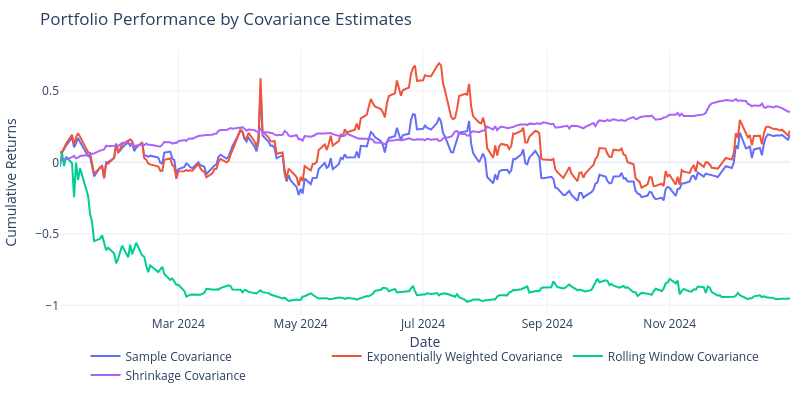

The cell this chart's notebook holds for it:
### Markdown cell above
*Plot*

### Code cell
fig = go.Figure()


fig.add_trace(
    go.Scatter(
        x = stocks_returns[-252:].index,
        y = performance_sample,
        name = 'Sample Covariance'
    )
)


fig.add_trace(
    go.Scatter(
        x = stocks_returns[-252:].index,
        y = performance_ewc,
        name = 'Exponentially Weighted Covariance'
    )
)

fig.add_trace(
    go.Scatter(
        x = stocks_returns[-252:].index,
        y = performance_rolling,
        name = 'Rolling Window Covariance'
    )
)

fig.add_trace(
    go.Scatter(
        x = stocks_returns[-252:].index,
        y = performance_shrinkage,
        name = 'Shrinkage Covariance'
    )
)

fig.update_layout(
                  showlegend=True,
                  margin=dict(l=10, r=10, t=50, b=10),
                  legend=dict(orientation="h",yanchor="top",y=-0.1,xanchor="center",x=0.5),
                  width = 800,height = 400,
                  xaxis_title = 'Date',
                  yaxis_title = 'Cumulative Returns',
                  xaxis=dict(title_standoff=3),
                  title = 'Portfolio Performance by Covariance Estimates',
                  template = 'plotly_white'
                )

fig.show()

### Figure 1 — Plotly figure (JSON) as saved in the notebook; plotly's stock layout.template omitted (floating-point values rounded to 4 significant figures; data arrays with more than 128 entries replaced by an {"elided": "..."} marker saying what was removed)
{"data": [{"name": "Sample Covariance", "type": "scatter", "x": {"elided": "252 str values"}, "y": {"elided": "252 float values"}}, {"name": "Exponentially Weighted Covariance", "type": "scatter", "x": {"elided": "252 str values"}, "y": {"elided": "252 float values"}}, {"name": "Rolling Window Covariance", "type": "scatter", "x": {"elided": "252 str values"}, "y": {"elided": "252 float values"}}, {"name": "Shrinkage Covariance", "type": "scatter", "x": {"elided": "252 str values"}, "y": {"elided": "252 float values"}}], "layout": {"height": 400, "legend": {"orientation": "h", "x": 0.5, "xanchor": "center", "y": -0.1, "yanchor": "top"}, "margin": {"b": 10, "l": 10, "r": 10, "t": 50}, "showlegend": true, "title": {"text": "Portfolio Performance by Covariance Estimates"}, "width": 800, "xaxis": {"title": {"standoff": 3, "text": "Date"}}, "yaxis": {"title": {"text": "Cumulative Returns"}}}}
